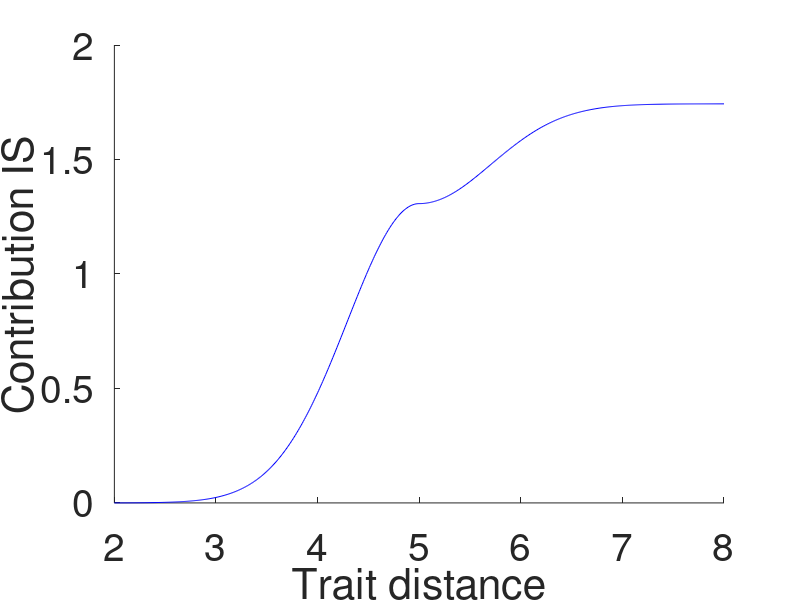

This figure's MATLAB source:
mu = 0;
s = 5;
x1 = -3:1e-2:3;  
y1 = normpdf(x1, mu, s);
%Check Box-Muller transform to produce standard normal distributions

%subplot(2,2,1)
%hold on
%plot(x1,y1)
gamma = 2;
s = 1;
z = 5;
K = -1;
N0 = 0;
N1 = 0;

%norm loop
for i = 1:length(x1);
    %op 1
    %IS(i,2) = abs(x1(1,i) - z);%e 
    IS(i,1) = z - x1(1,i);%exp 

    %Max contribution IS inds closer to z inds
    %ISmis(i,1) = abs(e^gamma*(x1(1,i) - z));
    %ISmis(i,1) = e^gamma*(x1(1,i) - z);
    
    %ISmis(i,1) = (gamma/(s*sqrt(pi)))*(exp(-(z - x1(1,i))^2));
    N0 = N1;
    sign = x1(1,i) - mu;%Jorge
    if sign == 0;
       sign = 1;
    end
    if K == 0;
       N1 = N0 + exp(-(x1(1,i) - mu)^2);
    elseif K > 0;
       if sign > 0;
          N1 = N0 + exp(-(x1(1,i) - mu)^gamma) + 2*K*([1-exp(-(x1(1,i) - mu)^gamma)] + 1);
       elseif sign < 0;
          N1 = N0 + exp(-(x1(1,i) - mu)^gamma) + 2*K*(-[1-exp(-(x1(1,i) - mu)^gamma)] + 1);
       end
    elseif K < 0;
        if sign > 0;
           N1 = N0 + exp(-(x1(1,i) - mu)^gamma) + 2*K*([1-exp(-(x1(1,i) - mu)^gamma)] - 1);
        elseif sign < 0;
           N1 = N0 + exp(-(x1(1,i) - mu)^gamma) + 2*K* (-[1-exp(-(x1(1,i) - mu)^gamma)] - 1);
        end       
    end
end

N = N1/length(x1);

for i = 1:length(x1);
    %op 1
    %IS(i,2) = abs(x1(1,i) - z);%e 
    IS(i,1) = z - x1(1,i);%exp 

    %Max contribution IS inds closer to z inds
    %ISmis(i,1) = abs(e^gamma*(x1(1,i) - z));
    %ISmis(i,1) = e^gamma*(x1(1,i) - z);
    
    %ISmis(i,1) = (gamma/(s*sqrt(pi)))*(exp(-(z - x1(1,i))^2));
    
    sign = x1(1,i) - mu;%Jorge
    if sign == 0;
       sign = 1;
    end
    if K == 0;
       ISmis(i,1)= (exp(-(x1(1,i) - mu)^2))/N;
    elseif K > 0;
       if sign > 0;
          ISmis(i,1)= (exp(-(x1(1,i) - mu)^2) + 2*K*([1-exp(-(x1(1,i) - mu)^2)] + 1))/N;
       elseif sign < 0;
          ISmis(i,1)= (exp(-(x1(1,i) - mu)^2) + 2*K*(-[1-exp(-(x1(1,i) - mu)^2)] + 1))/N;
       end
    elseif K < 0;
        if sign > 0;
        ISmis(i,1)= (exp(-(x1(1,i) - mu)^2) + 2*K*([1-exp(-(x1(1,i) - mu)^2)] - 1))/N;
        elseif sign < 0;
        ISmis(i,1)= (exp(-(x1(1,i) - mu)^2) + 2*K* (-[1-exp(-(x1(1,i) - mu)^2)] - 1))/N;
        end       
    end
end

%ISmis1 = ISmis - min(ISmis);
%ISeq(1:length(ISmis)) = mean(ISmis1);%abs e
%ISeq(1:length(ISmis)) = mean(ISmis);%exp


%subplot(2,2,2)
%hold on
%plot(IS(:,1),IScom(:,1),'g')
%hold on
%plot(IS(:,1),ISmat(:,1),'k')
%hold on
%plot(IS(:,1),ISmis1(:,1),'r')%e
hold on
plot(IS(:,1),ISmis(:,1),'b')
%hold on
%plot(IS(:,1),ISeq(:,1),'b')


xlabel('Trait distance','fontsize',28)
ylabel('Contribution IS','fontsize',28)
set(gca,'fontsize',28);



